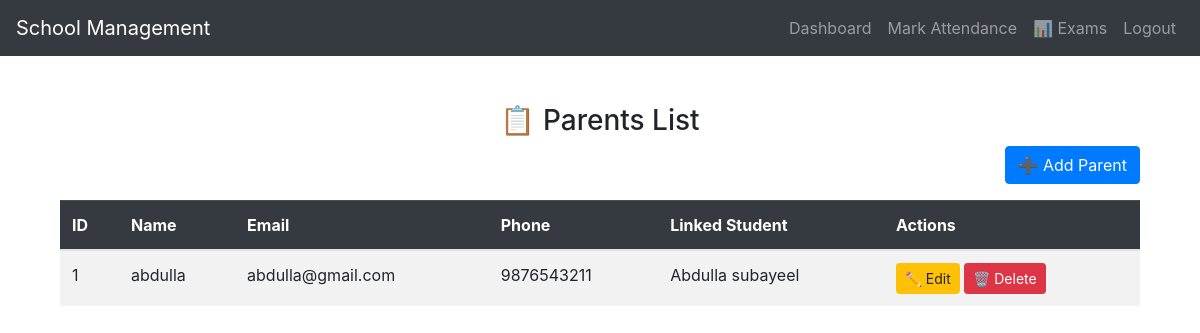
The page /dashboard/parents (signed in) on the database as committed earlier.
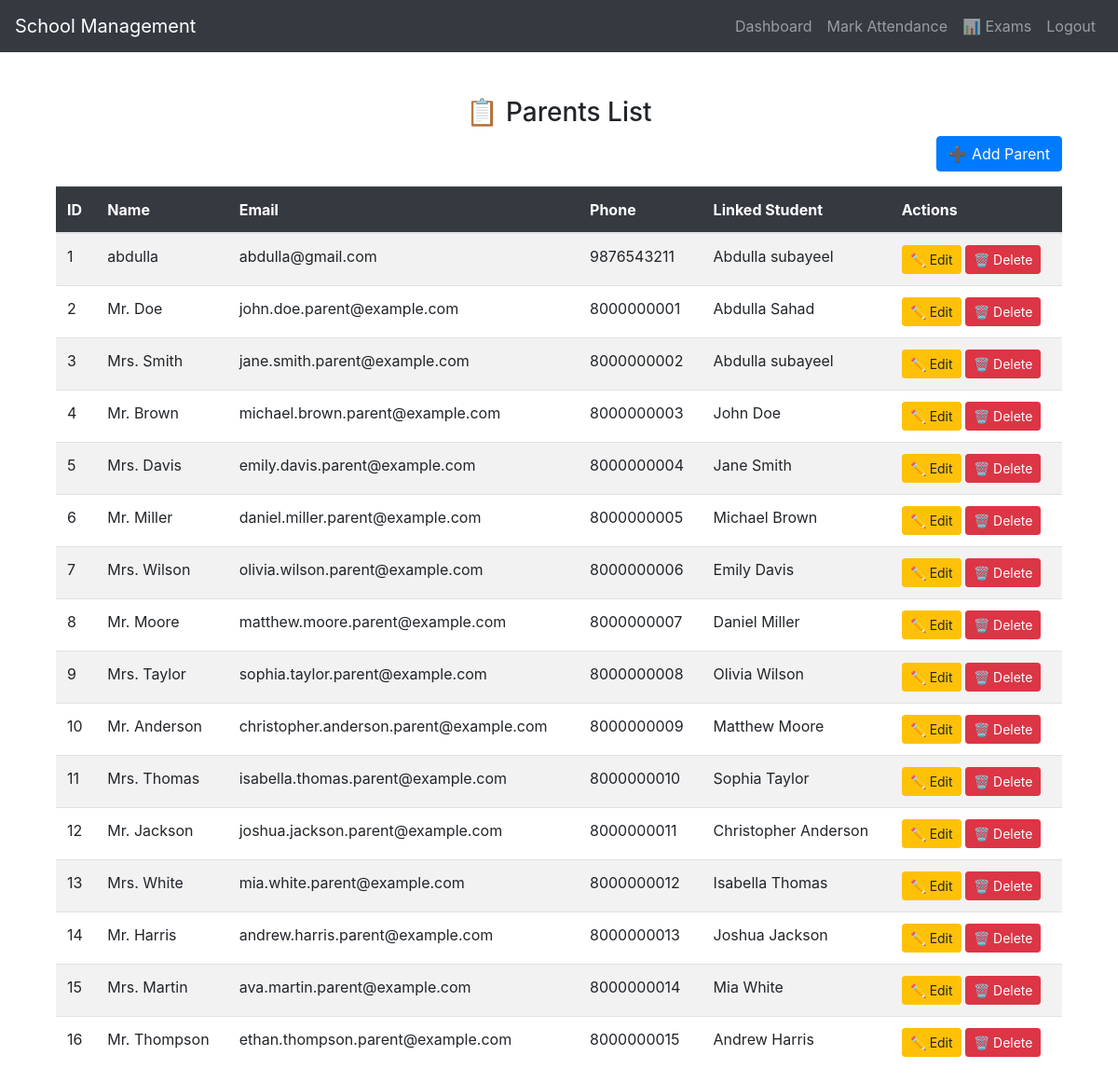
The same page on the database as committed later.
### dashboard/models.py (models this page shows, shortened)
class Parent(db.Model):
    id = db.Column(db.Integer, primary_key=True)
    student_id = db.Column(db.Integer, db.ForeignKey('student.id'), nullable=False)
    parent_name = db.Column(db.String(100), nullable=False)
    email = db.Column(db.String(100), unique=True, nullable=False)
    phone = db.Column(db.String(20), nullable=False)

class Student(db.Model):
    id = db.Column(db.Integer, primary_key=True)
    school_id = db.Column(db.Integer, db.ForeignKey('school.id'), nullable=False)
    class_id = db.Column(db.Integer, db.ForeignKey('class.id'), nullable=False)
    section_id = db.Column(db.Integer, db.ForeignKey('section.id'), nullable=False)
    first_name = db.Column(db.String(100), nullable=False)
    last_name = db.Column(db.String(100), nullable=False)
    dob = db.Column(db.Date, nullable=False)
    gender = db.Column(db.Enum('Male', 'Female', 'Other', name="gender_types"), nullable=False)
    admission_number = db.Column(db.String(50), unique=True, nullable=False)
    roll_number = db.Column(db.String(50), nullable=False)
    parent_contact = db.Column(db.String(20), nullable=False)
    attendance = db.relationship('Attendance', backref='student', lazy=True)
    marks = db.relationship('Mark', backref='student', lazy=True)
    parents = db.relationship('Parent', backref='student', lazy=True)

### dashboard/views.py (the view)
@app.route('/dashboard/parents', methods=['GET', 'POST'])
@login_required
def view_parents():
    parents = Parent.query.all()
    return render_template("view_parents.html",parents=parents)

### dashboard/__init__.py (called while the page is built)
@login_manager.user_loader
def load_user(user_id):
    user = User.query.get(int(user_id))
    return user

### dashboard/models.py (called while the page is built)
    @property
    def is_authenticated(self):
        return True

### dashboard/templates/view_parents.html
{% extends "base.html" %}
{% block content %}
<div class="container mt-5">
    <div class="row mt-5">
        <div class="col-md-12 text-center">
            <h3>📋 Parents List</h3>
        </div>
    </div>
    <div class="row mb-3">
        <div class="col-md-12 text-right">
            <a href="{{ url_for('add_parent') }}" class="btn btn-primary">➕ Add Parent</a>
        </div>
    </div>
    <div class="row">
        <div class="col-md-12">
            <div class="table-responsive">
                <table class="table table-striped table-hover">
                    <thead class="table-dark">
                        <tr>
                            <th>ID</th>
                            <th>Name</th>
                            <th>Email</th>
                            <th>Phone</th>
                            <th>Linked Student</th>
                            <th>Actions</th>
                        </tr>
                    </thead>
                    <tbody>
                        {% for parent in parents %}
                        <tr>
                            <td>{{ parent.id }}</td>
                            <td>{{ parent.parent_name }}</td>
                            <td>{{ parent.email }}</td>
                            <td>{{ parent.phone }}</td>
                            <td>{{ parent.student.first_name }} {{ parent.student.last_name }}</td>
                            <td>
                                <a href="{{ url_for('edit_parent', parent_id=parent.id) }}" class="btn btn-warning btn-sm">✏️ Edit</a>
                                <form action="{{ url_for('delete_parent', parent_id=parent.id) }}" method="POST" style="display:inline;">
                                    <button type="submit" class="btn btn-danger btn-sm" onclick="return confirm('Are you sure you want to delete this parent?');">🗑️ Delete</button>
                                </form>
                            </td>
                        </tr>
                        {% endfor %}
                    </tbody>
                </table>
            </div>
        </div>
    </div>
</div>
{% endblock %}

Rows that differ between the two databases and show on the page:
added Parent: id "2", parent_name "Mr. Doe", email "john.doe.parent@example.com", phone "8000000001", student.first_name "Abdulla", student.last_name "Sahad"
added Parent: id "3", parent_name "Mrs. Smith", email "jane.smith.parent@example.com", phone "8000000002", student.first_name "Abdulla", student.last_name "subayeel"
added Parent: id "4", parent_name "Mr. Brown", email "michael.brown.parent@example.com", phone "8000000003", student.first_name "John", student.last_name "Doe"
added Parent: id "5", parent_name "Mrs. Davis", email "emily.davis.parent@example.com", phone "8000000004", student.first_name "Jane", student.last_name "Smith"
added Parent: id "6", parent_name "Mr. Miller", email "daniel.miller.parent@example.com", phone "8000000005", student.first_name "Michael", student.last_name "Brown"
added Parent: id "7", parent_name "Mrs. Wilson", email "olivia.wilson.parent@example.com", phone "8000000006", student.first_name "Emily", student.last_name "Davis"
added Parent: id "8", parent_name "Mr. Moore", email "matthew.moore.parent@example.com", phone "8000000007", student.first_name "Daniel", student.last_name "Miller"
added Parent: id "9", parent_name "Mrs. Taylor", email "sophia.taylor.parent@example.com", phone "8000000008", student.first_name "Olivia", student.last_name "Wilson"
added Parent: id "10", parent_name "Mr. Anderson", email "christopher.anderson.parent@example.com", phone "8000000009", student.first_name "Matthew", student.last_name "Moore"
added Parent: id "11", parent_name "Mrs. Thomas", email "isabella.thomas.parent@example.com", phone "8000000010", student.first_name "Sophia", student.last_name "Taylor"
added Parent: id "12", parent_name "Mr. Jackson", email "joshua.jackson.parent@example.com", phone "8000000011", student.first_name "Christopher", student.last_name "Anderson"
added Parent: id "13", parent_name "Mrs. White", email "mia.white.parent@example.com", phone "8000000012", student.first_name "Isabella", student.last_name "Thomas"
added Parent: id "14", parent_name "Mr. Harris", email "andrew.harris.parent@example.com", phone "8000000013", student.first_name "Joshua", student.last_name "Jackson"
added Parent: id "15", parent_name "Mrs. Martin", email "ava.martin.parent@example.com", phone "8000000014", student.first_name "Mia", student.last_name "White"
added Parent: id "16", parent_name "Mr. Thompson", email "ethan.thompson.parent@example.com", phone "8000000015", student.first_name "Andrew", student.last_name "Harris"
